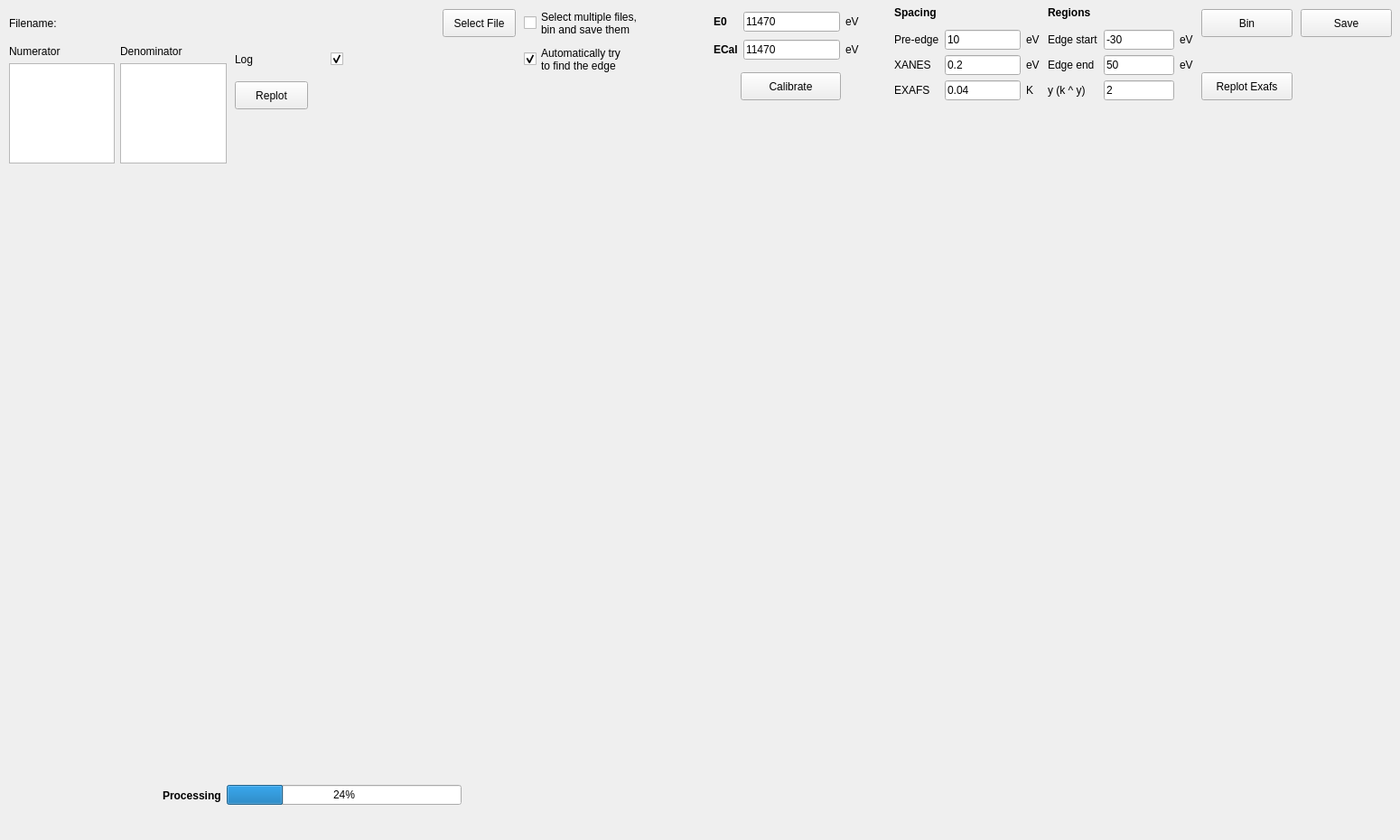
    <widget class="QWidget" name="tab_4">
     <attribute name="title">
      <string>Processing</string>
     </attribute>
     <widget class="QWidget" name="verticalLayoutWidget_7">
      <property name="geometry">
       <rect>
        <x>790</x>
        <y>110</y>
        <width>731</width>
        <height>401</height>
       </rect>
      </property>
      <layout class="QVBoxLayout" name="plot_old_scans_2"/>
     </widget>
     <widget class="QPushButton" name="push_select_file">
      <property name="geometry">
       <rect>
        <x>490</x>
        <y>10</y>
        <width>81</width>
        <height>31</height>
       </rect>
      </property>
      <property name="text">
       <string>Select File</string>
      </property>
     </widget>
     <widget class="QWidget" name="gridLayoutWidget_11">
      <property name="geometry">
       <rect>
        <x>10</x>
        <y>10</y>
        <width>481</width>
        <height>31</height>
       </rect>
      </property>
      <layout class="QGridLayout" name="gridLayout_10">
       <item row="0" column="0">
        <widget class="QLabel" name="label_23">
         <property name="text">
          <string>Filename:</string>
         </property>
        </widget>
       </item>
       <item row="0" column="1">
        <widget class="QLabel" name="label_24">
         <property name="sizePolicy">
          <sizepolicy hsizetype="Expanding" vsizetype="Preferred">
           <horstretch>0</horstretch>
           <verstretch>0</verstretch>
          </sizepolicy>
         </property>
         <property name="font">
          <font>
           <weight>50</weight>
           <bold>false</bold>
          </font>
         </property>
         <property name="text">
          <string/>
         </property>
        </widget>
       </item>
      </layout>
     </widget>
     <widget class="QWidget" name="verticalLayoutWidget_8">
      <property name="geometry">
       <rect>
        <x>790</x>
        <y>520</y>
        <width>731</width>
        <height>401</height>
       </rect>
      </property>
      <layout class="QVBoxLayout" name="plot_old_scans"/>
     </widget>
     <widget class="QWidget" name="gridLayoutWidget_12">
      <property name="geometry">
       <rect>
        <x>1160</x>
        <y>0</y>
        <width>161</width>
        <height>111</height>
       </rect>
      </property>
      <layout class="QGridLayout" name="gridLayout_11">
       <item row="2" column="1">
        <widget class="QLineEdit" name="edit_edge_start">
         <property name="text">
          <string>-30</string>
         </property>
        </widget>
       </item>
       <item row="2" column="2">
        <widget class="QLabel" name="label_73">
         <property name="text">
          <string>eV</string>
         </property>
        </widget>
       </item>
       <item row="3" column="1">
        <widget class="QLineEdit" name="edit_edge_end">
         <property name="text">
          <string>50</string>
         </property>
        </widget>
       </item>
       <item row="2" column="0">
        <widget class="QLabel" name="label_77">
         <property name="text">
          <string>Edge start</string>
         </property>
        </widget>
       </item>
       <item row="3" column="2">
        <widget class="QLabel" name="label_78">
         <property name="text">
          <string>eV</string>
         </property>
        </widget>
       </item>
       <item row="3" column="0">
        <widget class="QLabel" name="label_79">
         <property name="text">
          <string>Edge end</string>
         </property>
        </widget>
       </item>
       <item row="0" column="0">
        <widget class="QLabel" name="label_80">
         <property name="font">
          <font>
           <weight>75</weight>
           <bold>true</bold>
          </font>
         </property>
         <property name="text">
          <string>Regions</string>
         </property>
        </widget>
       </item>
       <item row="4" column="0">
        <widget class="QLabel" name="label_103">
         <property name="text">
          <string>y (k ^ y)</string>
         </property>
        </widget>
       </item>
       <item row="4" column="1">
        <widget class="QLineEdit" name="edit_y_power">
         <property name="text">
          <string>2</string>
         </property>
        </widget>
       </item>
      </layout>
     </widget>
     <widget class="QWidget" name="gridLayoutWidget_13">
      <property name="geometry">
       <rect>
        <x>790</x>
        <y>10</y>
        <width>161</width>
        <height>61</height>
       </rect>
      </property>
      <layout class="QGridLayout" name="gridLayout_12">
       <item row="0" column="0">
        <widget class="QLabel" name="label_81">
         <property name="font">
          <font>
           <weight>75</weight>
           <bold>true</bold>
          </font>
         </property>
         <property name="text">
          <string>E0</string>
         </property>
        </widget>
       </item>
       <item row="0" column="1">
        <widget class="QLineEdit" name="edit_E0_2">
         <property name="text">
          <string>11470</string>
         </property>
        </widget>
       </item>
       <item row="0" column="2">
        <widget class="QLabel" name="label_82">
         <property name="text">
          <string>eV</string>
         </property>
        </widget>
       </item>
       <item row="1" column="0">
        <widget class="QLabel" name="label_95">
         <property name="font">
          <font>
           <weight>75</weight>
           <bold>true</bold>
          </font>
         </property>
         <property name="text">
          <string>ECal</string>
         </property>
        </widget>
       </item>
       <item row="1" column="1">
        <widget class="QLineEdit" name="edit_ECal">
         <property name="text">
          <string>11470</string>
         </property>
        </widget>
       </item>
       <item row="1" column="2">
        <widget class="QLabel" name="label_96">
         <property name="text">
          <string>eV</string>
         </property>
        </widget>
       </item>
      </layout>
     </widget>
     <widget class="QWidget" name="gridLayoutWidget_14">
      <property name="geometry">
       <rect>
        <x>990</x>
        <y>0</y>
        <width>161</width>
        <height>111</height>
       </rect>
      </property>
      <layout class="QGridLayout" name="gridLayout_15">
       <item row="0" column="0">
        <widget class="QLabel" name="label_83">
         <property name="font">
          <font>
           <weight>75</weight>
           <bold>true</bold>
          </font>
         </property>
         <property name="text">
          <string>Spacing</string>
         </property>
        </widget>
       </item>
       <item row="1" column="0">
        <widget class="QLabel" name="label_75">
         <property name="text">
          <string>Pre-edge</string>
         </property>
        </widget>
       </item>
       <item row="2" column="0">
        <widget class="QLabel" name="label_72">
         <property name="text">
          <string>XANES</string>
         </property>
        </widget>
       </item>
       <item row="1" column="1">
        <widget class="QLineEdit" name="edit_preedge_spacing">
         <property name="text">
          <string>10</string>
         </property>
        </widget>
       </item>
       <item row="1" column="2">
        <widget class="QLabel" name="label_74">
         <property name="text">
          <string>eV</string>
         </property>
        </widget>
       </item>
       <item row="2" column="1">
        <widget class="QLineEdit" name="edit_xanes_spacing">
         <property name="text">
          <string>0.2</string>
         </property>
        </widget>
       </item>
       <item row="2" column="2">
        <widget class="QLabel" name="label_76">
         <property name="text">
          <string>eV</string>
         </property>
        </widget>
       </item>
       <item row="3" column="0">
        <widget class="QLabel" name="label_84">
         <property name="text">
          <string>EXAFS</string>
         </property>
        </widget>
       </item>
       <item row="3" column="1">
        <widget class="QLineEdit" name="edit_exafs_spacing">
         <property name="text">
          <string>0.04</string>
         </property>
        </widget>
       </item>
       <item row="3" column="2">
        <widget class="QLabel" name="label_85">
         <property name="text">
          <string>K</string>
         </property>
        </widget>
       </item>
      </layout>
     </widget>
     <widget class="QWidget" name="verticalLayoutWidget_9">
      <property name="geometry">
       <rect>
        <x>10</x>
        <y>190</y>
        <width>761</width>
        <height>641</height>
       </rect>
      </property>
      <layout class="QVBoxLayout" name="plot_old_scans_3"/>
     </widget>
     <widget class="QPushButton" name="push_bin">
      <property name="geometry">
       <rect>
        <x>1330</x>
        <y>10</y>
        <width>101</width>
        <height>31</height>
       </rect>
      </property>
      <property name="text">
       <string>Bin</string>
      </property>
     </widget>
     <widget class="QPushButton" name="push_save_bin">
      <property name="geometry">
       <rect>
        <x>1440</x>
        <y>10</y>
        <width>101</width>
        <height>31</height>
       </rect>
      </property>
      <property name="text">
       <string>Save</string>
      </property>
     </widget>
     <widget class="QPushButton" name="push_calibrate">
      <property name="geometry">
       <rect>
        <x>820</x>
        <y>80</y>
        <width>111</width>
        <height>31</height>
       </rect>
      </property>
      <property name="text">
       <string>Calibrate</string>
      </property>
     </widget>
     <widget class="QCheckBox" name="checkBox_process_bin">
      <property name="geometry">
       <rect>
        <x>580</x>
        <y>10</y>
        <width>161</width>
        <height>31</height>
       </rect>
      </property>
      <property name="text">
       <string>Select multiple files,
bin and save them</string>
      </property>
      <property name="checked">
       <bool>false</bool>
      </property>
      <property name="tristate">
       <bool>false</bool>
      </property>
     </widget>
     <widget class="QWidget" name="horizontalLayoutWidget_2">
      <property name="geometry">
       <rect>
        <x>260</x>
        <y>50</y>
        <width>201</width>
        <height>31</height>
       </rect>
      </property>
      <layout class="QHBoxLayout" name="horizontalLayout_5">
       <item>
        <widget class="QLabel" name="label_102">
         <property name="minimumSize">
          <size>
           <width>100</width>
           <height>0</height>
          </size>
         </property>
         <property name="text">
          <string>Log</string>
         </property>
        </widget>
       </item>
       <item>
        <widget class="QCheckBox" name="checkBox_log">
         <property name="text">
          <string/>
         </property>
         <property name="checked">
          <bool>true</bool>
         </property>
         <property name="tristate">
          <bool>false</bool>
         </property>
        </widget>
       </item>
      </layout>
     </widget>
     <widget class="QPushButton" name="push_replot_exafs">
      <property name="geometry">
       <rect>
        <x>1330</x>
        <y>80</y>
        <width>101</width>
        <height>31</height>
       </rect>
      </property>
      <property name="text">
       <string>Replot Exafs</string>
      </property>
     </widget>
     <widget class="QPushButton" name="push_replot_file">
      <property name="geometry">
       <rect>
        <x>260</x>
        <y>90</y>
        <width>81</width>
        <height>31</height>
       </rect>
      </property>
      <property name="text">
       <string>Replot</string>
      </property>
     </widget>
     <widget class="QCheckBox" name="checkBox_find_edge">
      <property name="geometry">
       <rect>
        <x>580</x>
        <y>50</y>
        <width>161</width>
        <height>31</height>
       </rect>
      </property>
      <property name="text">
       <string>Automatically try
to find the edge</string>
      </property>
      <property name="checked">
       <bool>true</bool>
      </property>
      <property name="tristate">
       <bool>false</bool>
      </property>
     </widget>
     <widget class="QWidget" name="horizontalLayoutWidget_3">
      <property name="geometry">
       <rect>
        <x>180</x>
        <y>860</y>
        <width>331</width>
        <height>41</height>
       </rect>
      </property>
      <layout class="QHBoxLayout" name="horizontalLayout_6">
       <item>
        <widget class="QLabel" name="label_106">
         <property name="font">
          <font>
           <weight>75</weight>
           <bold>true</bold>
          </font>
         </property>
         <property name="text">
          <string>Processing</string>
         </property>
        </widget>
       </item>
       <item>
        <widget class="QProgressBar" name="progressBar_processing">
         <property name="value">
          <number>24</number>
         </property>
        </widget>
       </item>
      </layout>
     </widget>
     <widget class="QWidget" name="gridLayoutWidget_8">
      <property name="geometry">
       <rect>
        <x>10</x>
        <y>50</y>
        <width>241</width>
        <height>131</height>
       </rect>
      </property>
      <layout class="QGridLayout" name="gridLayout_18">
       <item row="0" column="0">
        <widget class="QLabel" name="label_97">
         <property name="minimumSize">
          <size>
           <width>100</width>
           <height>0</height>
          </size>
         </property>
         <property name="text">
          <string>Numerator</string>
         </property>
        </widget>
       </item>
       <item row="1" column="0">
        <widget class="QListWidget" name="listWidget_numerator"/>
       </item>
       <item row="0" column="1">
        <widget class="QLabel" name="label_98">
         <property name="minimumSize">
          <size>
           <width>100</width>
           <height>0</height>
          </size>
         </property>
         <property name="text">
          <string>Denominator</string>
         </property>
        </widget>
       </item>
       <item row="1" column="1">
        <widget class="QListWidget" name="listWidget_denominator"/>
       </item>
      </layout>
     </widget>
    </widget>
